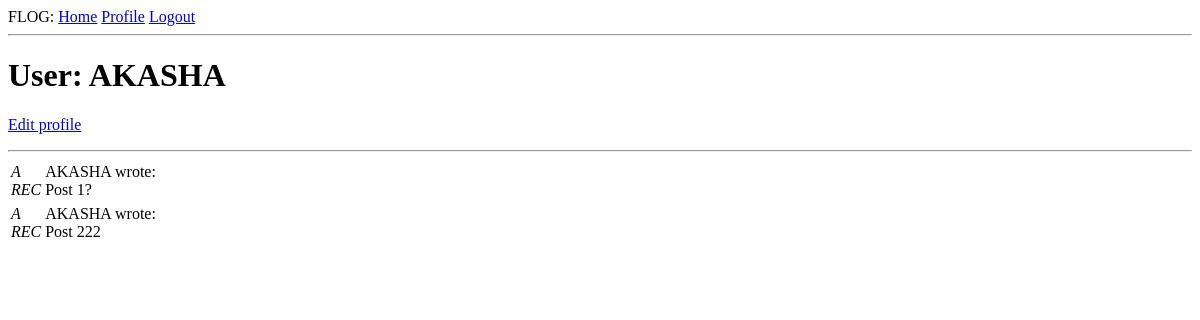
Page /user/AKASHA (signed in) on the earlier database version.
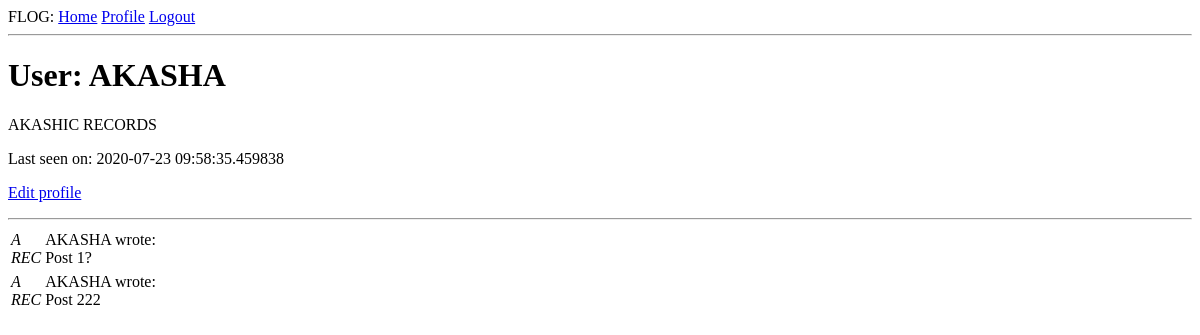
Same page on the later database version.
### app/models.py (models this page shows, shortened)
class User(UserMixin, db.Model):
    id = db.Column(db.Integer, primary_key=True)
    username = db.Column(db.String(64), index=True, unique=True)
    email = db.Column(db.String(128), index=True, unique=True)
    password_hash = db.Column(db.String(128))
    about_me = db.Column(db.String(256))
    last_seen = db.Column(db.DateTime, default=datetime.utcnow)
    posts = db.relationship('Post', backref='author', lazy='dynamic')

### app/routes.py (the view)
@app.route('/user/<username>')
@login_required
def user(username):
    user = User.query.filter_by(username=username).first_or_404()
    posts = [
        {'author': user, 'body': 'Post 1?'},
        {'author': user, 'body': 'Post 222'}
    ]
    return render_template('user.html', user=user, posts=posts)

### app/models.py (called while the page is built)
@login.user_loader
def load_user(id):
    return User.query.get(int(id))

### app/routes.py (called while the page is built)
@app.before_request
def before_request():
    if current_user.is_authenticated:
        current_user.last_seen = datetime.utcnow()
        db.session.commit()

### app/templates/user.html
{% extends "base.html" %}
{% block content %}
    <h1>User: {{ user.username }}</h1>
    {% if user.about_me %}<p>{{ user.about_me }}</p>{% endif %}
    {% if user.last_seen %}<p>Last seen on: {{ user.last_seen }}</p>{% endif %}
    {% if user == current_user %}
    <p><a href="{{ url_for('edit_profile') }}">Edit profile</a></p>
    {% endif %}
    <hr>
    {% for post in posts %}
        {% include "_post.html" %}
    {% endfor %}
{% endblock %}

### app/templates/base.html (shortened to what this page needs)
<html>
    <head>
    </head>
    <body>
        <div>FLOG:
            <a href="{{ url_for('index') }}">Home</a>
            {% if current_user.is_anonymous %}
            <a href="{{ url_for('login') }}">Login</a>
            {% else %}
            <a href="{{ url_for('user', username=current_user.username) }}">Profile</a>
            <a href="{{ url_for('logout') }}">Logout</a>
            {% endif %}
        </div>
        <hr>
        {% block content %}{% endblock %}
    </body>
</html>

### app/templates/_post.html
<table>
    <tr valign="top">
        <td><i>A<br>REC</i></td>
        <td>{{ post.author.username }} wrote:<br>{{ post.body }}</td>
    </tr>
</table>

Differences in the rows shown:
changed User "AKASHA": about_me (not shown) → "AKASHIC RECORDS"; last_seen (not shown) → "2020-07-23 09:58:35.459838"
Other differences:
text now shown: "Last seen on:"
